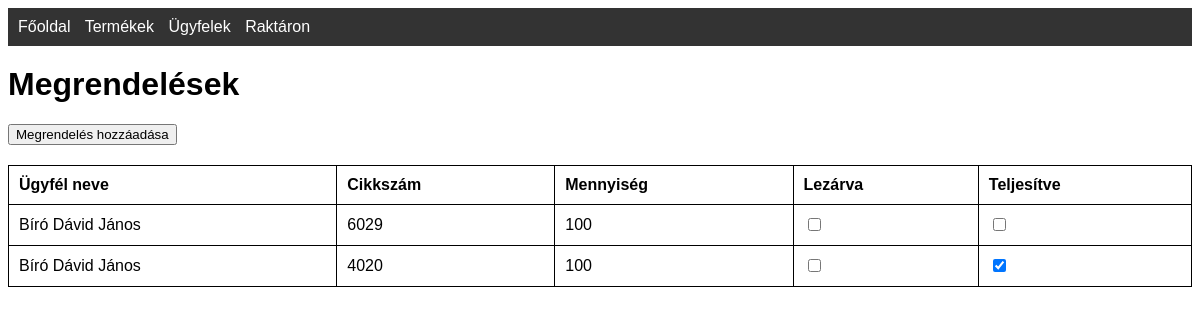
The page /orders on the database as committed earlier.
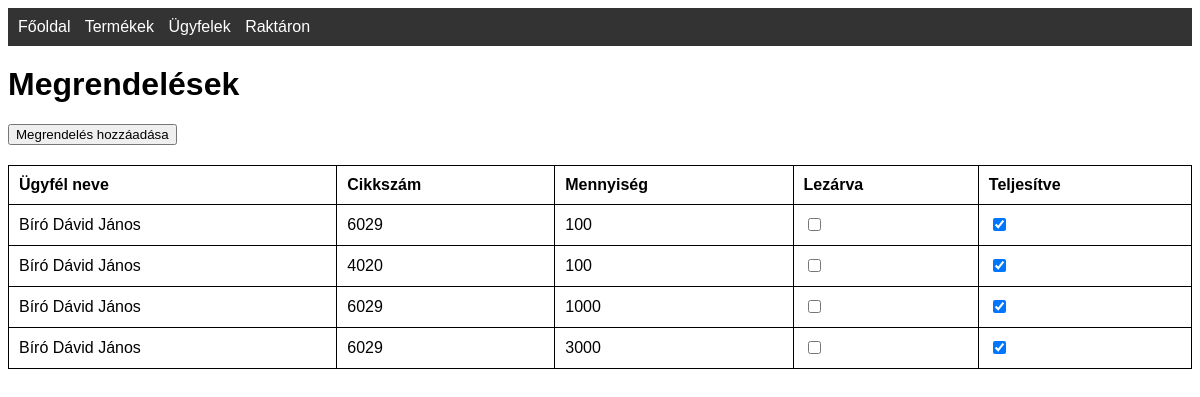
The same page on the database as committed later.
### tables this page shows
CREATE TABLE "orders" (
            id INTEGER PRIMARY KEY,
            customer_id INTEGER,
            cikkszam TEXT,
            mennyiseg INTEGER,
            lezarva INTEGER DEFAULT 0,
            teljesitve INTEGER DEFAULT 0,
            FOREIGN KEY(customer_id) REFERENCES customers(id),
            FOREIGN KEY(cikkszam) REFERENCES products(cikkszam)
        );

CREATE TABLE customers (
                    id INTEGER PRIMARY KEY,
                    nev TEXT,
                    iranyitoszam TEXT,
                    varos TEXT,
                    utca TEXT,
                    hazszam TEXT,
                    email TEXT);

### app.py (the view)
@app.route('/orders')
def orders():
    conn = get_db_connection()
    orders = conn.execute('''
        SELECT
            orders.id,
            customers.nev,
            orders.cikkszam,
            orders.mennyiseg,
            orders.lezarva,
            orders.teljesitve
        FROM orders
        JOIN customers ON orders.customer_id = customers.id
    ''').fetchall()
    conn.close()
    return render_template('orders.html', orders=orders)

### app.py (called while the page is built)
def get_db_connection():
    conn = sqlite3.connect('database.db')
    conn.row_factory = sqlite3.Row
    return conn

### templates/orders.html (shortened to what this page needs)
<!DOCTYPE html>
<html lang="hu">
<head>
    <link rel="stylesheet" href="{{ url_for('static', filename='css/style.css') }}">
</head>
<body>
    <nav>
        <a href="{{ url_for('index') }}">Főoldal</a>
        <a href="{{ url_for('products') }}">Termékek</a>
        <a href="{{ url_for('customers') }}">Ügyfelek</a>
        <a href="{{ url_for('stock') }}">Raktáron</a>
    </nav>
    <h1>Megrendelések</h1>
    <a href="{{ url_for('add_order') }}">
        <button>Megrendelés hozzáadása</button>
    </a>
    <table>
        <thead>
            <tr>
                <th>Ügyfél neve</th>
                <th>Cikkszám</th>
                <th>Mennyiség</th>
                <th>Lezárva</th>
                <th>Teljesítve</th>
            </tr>
        </thead>
        <tbody>
            {% for order in orders %}
            <tr>
                <td>{{ order.nev }}</td>
                <td>{{ order.cikkszam }}</td>
                <td>{{ order.mennyiseg }}</td>
                <td>
                    <form action="{{ url_for('update_order_status', order_id=order.id) }}" method="POST">
                        <input type="checkbox" name="lezarva" {% if order.lezarva %}checked{% endif %} onchange="this.form.submit()">
                    </form>
                </td>
                <td>
                    <form action="{{ url_for('update_order_status', order_id=order.id) }}" method="POST">
                        <input type="checkbox" name="teljesitve" {% if order.teljesitve %}checked{% endif %} onchange="this.form.submit()">
                    </form>
                </td>
            </tr>
            {% endfor %}
        </tbody>
    </table>
</body>
</html>

### static/css/style.css (style rules this page uses)
body { font-family: Arial, sans-serif; }
nav { background-color: #333; padding: 10px; }
nav a { color: white; margin-right: 10px; text-decoration: none; }
table { width: 100%; border-collapse: collapse; margin-top: 20px; }
table, th, td { border: 1px solid black; }
th, td { padding: 10px; text-align: left; }
h1 { margin-top: 20px; }

Rows that differ between the two databases and show on the page:
changed orders (number 1 of 4 on the later page): teljesitve "☐" → "☑"
added orders: nev "Bíró Dávid János", cikkszam "6029", mennyiseg "1000", teljesitve "☑"
added orders: nev "Bíró Dávid János", cikkszam "6029", mennyiseg "3000", teljesitve "☑"
